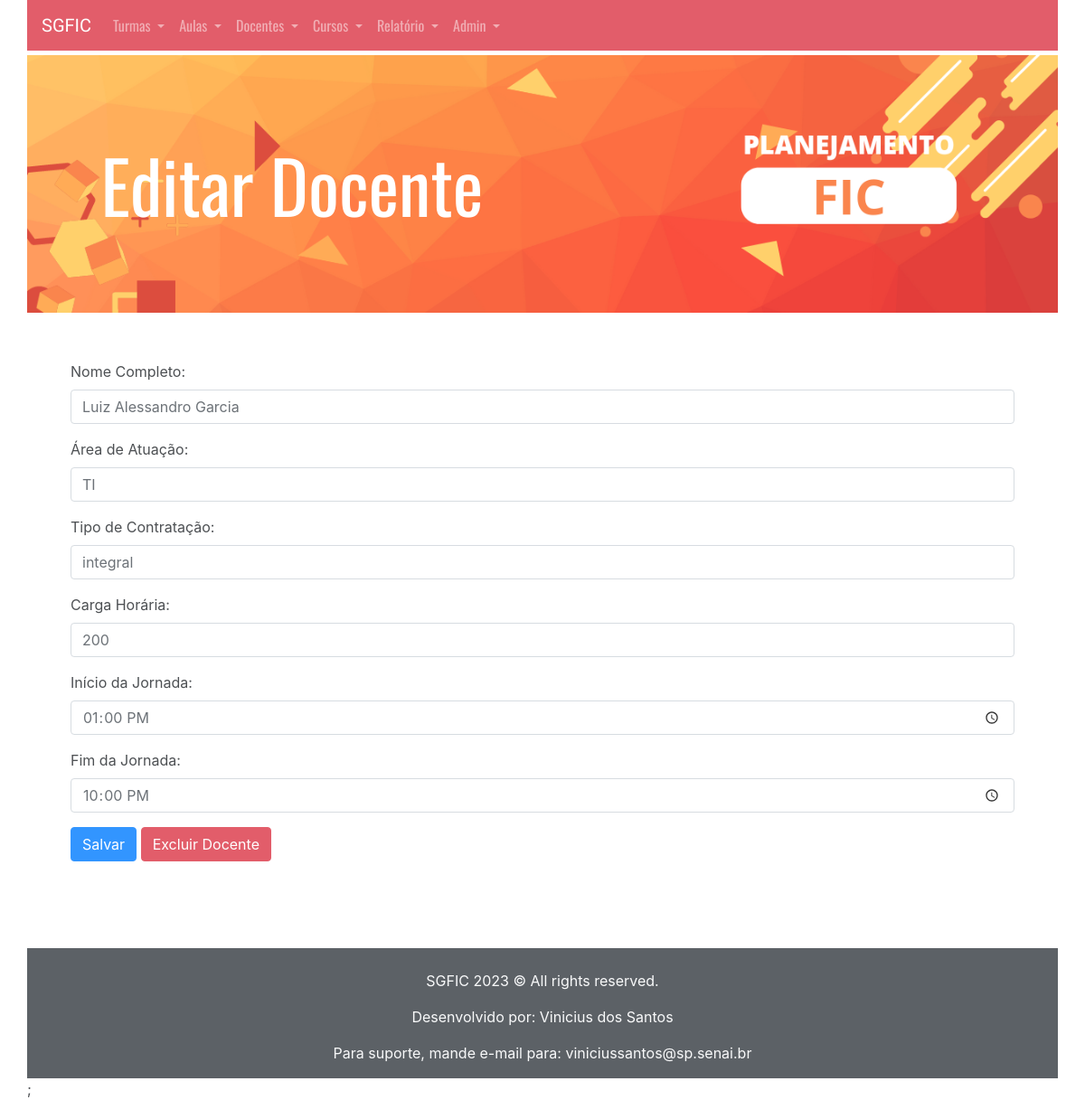
The app's page /View/editarDocente.php?nif=1 with its own data.
### tables this page shows
CREATE TABLE Docente (
    nif INT PRIMARY KEY,
    NomeCompleto VARCHAR(100),
    areaDeAtuacao VARCHAR(50),
    tipoDeContratacao VARCHAR(20),
    cargaHoraria INT,
    inicioDaJornada TIME,
    fimDaJornada TIME
);

### Model/docente.php (called while the page is built, shortened)
<?php include_once __DIR__ . '/../Database/dbConnect.php';
class Docente
{
    private $NomeCompleto;
    private $areaDeAtuacao;
    private $tipoDeContratacao;
    private $cargaHoraria;
    private $inicioDaJornada;
    private $fimDaJornada;
    public static function buscarPorNif($nif)
    {
        $conn = Connect::getConnection();
        $sqlBuscar = "SELECT * FROM Docente WHERE nif = ?";
        $stmt = $conn->prepare($sqlBuscar);
        $stmt->bind_param("s", $nif);
        $stmt->execute();
        $result = $stmt->get_result();
        $docente = null;
        if ($row = $result->fetch_assoc()) {
            $docente = new Docente();
            $docente->setNif($row['nif']);
            $docente->setNomeCompleto($row['NomeCompleto']);
            $docente->setAreaDeAtuacao($row['areaDeAtuacao']);
            $docente->setTipoDeContratacao($row['tipoDeContratacao']);
            $docente->setCargaHoraria($row['cargaHoraria']);
            $docente->setInicioDaJornada($row['inicioDaJornada']);
            $docente->setFimDaJornada($row['fimDaJornada']);
        }
        return $docente;
    }
    public function setNomeCompleto($NomeCompleto)
    {
        $this->NomeCompleto = $NomeCompleto;
    }
    public function getNomeCompleto()
    {
        return $this->NomeCompleto;
    }
    public function setAreaDeAtuacao($areaDeAtuacao)
    {
        $this->areaDeAtuacao = $areaDeAtuacao;
    }
    public function getAreaDeAtuacao()
    {
        return $this->areaDeAtuacao;
    }
    public function setTipoDeContratacao($tipoDeContratacao)
    {
        $this->tipoDeContratacao = $tipoDeContratacao;
    }
    public function getTipoDeContratacao()
    {
        return $this->tipoDeContratacao;
    }
    public function setCargaHoraria($cargaHoraria)
    {
        $this->cargaHoraria = $cargaHoraria;
    }
    public function getCargaHoraria()
    {
        return $this->cargaHoraria;
    }
    public function setInicioDaJornada($inicioDaJornada)
    {
        $this->inicioDaJornada = $inicioDaJornada;
    }
    public function getInicioDaJornada()
    {
        return $this->inicioDaJornada;
    }
    public function setFimDaJornada($fimDaJornada)
    {
        $this->fimDaJornada = $fimDaJornada;
    }
    public function getFimDaJornada()
    {
        return $this->fimDaJornada;
    }
}

### View/editarDocente.php (the view, shortened to what this page needs)
<?php
include_once '../Model/Docente.php';
if (isset($_GET['nif'])) {
    $nif = $_GET['nif'];
    $docente = Docente::buscarPorNif($nif);
} else {
    header("Location: docentes.php");
    exit;
}
?>
<!DOCTYPE html>
<html lang="en">
<?php include_once '../sharedComponents/head.php'; ?>
<?php include_once '../sharedComponents/navbar.php'; ?>
<?php include_once '../sharedComponents/header.php'; ?>
<body class="container pl-0 pr-0">
    <div class="container container pl-5 pr-5 pb-5 mt-5">
        <form method="POST" action="editarDocente.php">
            <div class="form-group">
                <label for="nome_completo">Nome Completo:</label>
                <input type="text" class="form-control" id="nome_completo" name="nome_completo" value="<?php echo $docente->getNomeCompleto(); ?>" required>
            </div>
            <div class="form-group">
                <label for="area_de_atuacao">Área de Atuação:</label>
                <input type="text" class="form-control" id="area_de_atuacao" name="area_de_atuacao" value="<?php echo $docente->getAreaDeAtuacao(); ?>" required>
            </div>
            <div class="form-group">
                <label for="tipo_de_contratacao">Tipo de Contratação:</label>
                <input type="text" class="form-control" id="tipo_de_contratacao" name="tipo_de_contratacao" value="<?php echo $docente->getTipoDeContratacao(); ?>" required>
            </div>
            <div class="form-group">
                <label for="carga_horaria">Carga Horária:</label>
                <input type="number" class="form-control" id="carga_horaria" name="carga_horaria" value="<?php echo $docente->getCargaHoraria(); ?>" required>
            </div>
            <div class="form-group">
                <label for="inicio_da_jornada">Início da Jornada:</label>
                <input type="time" class="form-control" id="inicio_da_jornada" name="inicio_da_jornada" value="<?php echo $docente->getInicioDaJornada(); ?>" required>
            </div>
            <div class="form-group">
                <label for="fim_da_jornada">Fim da Jornada:</label>
                <input type="time" class="form-control" id="fim_da_jornada" name="fim_da_jornada" value="<?php echo $docente->getFimDaJornada(); ?>" required>
            </div>
            <button type="submit" class="btn btn-primary">Salvar</button>
            <button type="button" class="btn btn-danger" data-toggle="modal" data-target="#confirmDeleteModal">
                Excluir Docente
            </button>
        </form>
    </div>
</body>
<?php require_once '../sharedComponents/footer.php' ?>;
</html>

### View/CSS/style.css (style rules this page uses)
html { background-color: #ffffff; opacity: 0.8; background-size: 10px 10px; }
body { background-color: white; }

### records on screen
docente: nome_completo "Luiz Alessandro Garcia", area_de_atuacao "TI", tipo_de_contratacao "integral", carga_horaria "200", inicio_da_jornada "13:00:00", fim_da_jornada "22:00:00"

### other values on screen
$nome_pagina "Editar Docente"
